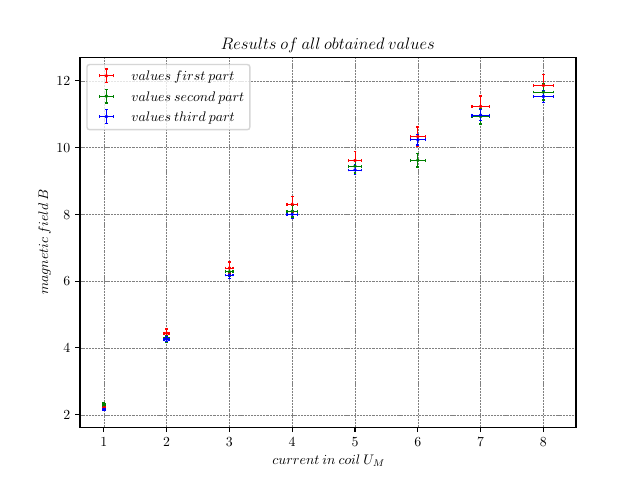

This figure's Python source:
import numpy as np
import matplotlib

matplotlib.rcParams['text.usetex'] = True
import matplotlib.pyplot as plt

fig = plt.figure()
x1 = [8, 7, 6, 5, 4, 3, 2, 1]
y1 = [11.86, 11.23, 10.33, 9.61, 8.3, 6.39, 4.44, 2.21]
xerr1 = [0.16, 0.14, 0.12, 0.1, 0.08, 0.06, 0.04, 0.02]
yerr1 = [0.33, 0.31, 0.28, 0.27, 0.23, 0.18, 0.12, 0.06]
x2 = [8, 7, 6, 5, 4, 3, 2, 1]
y2 = [11.66, 10.93, 9.62, 9.44, 8.09, 6.28, 4.27, 2.3]
xerr2 = [0.16, 0.14, 0.12, 0.1, 0.08, 0.06, 0.04, 0.02]
yerr2 = [0.24, 0.23, 0.2, 0.2, 0.17, 0.13, 0.09, 0.05]
x3 = [8, 7, 6, 5, 4, 3, 2, 1]
y3 = [11.53, 10.97, 10.23, 9.33, 8, 6.18, 4.26, 2.16]
xerr3 = [0.16, 0.14, 0.12, 0.1, 0.08, 0.06, 0.04, 0.02]
yerr3 = [0.17533562993584617, 0.1668197623934287, 0.15556665171237696, 0.14188043601920597, 0.1216552506059644, 0.09397868109310749, 0.06478142094767604, 0.032846917663610385]

plt.errorbar(x=x1, y=y1, xerr=xerr1, yerr=yerr1, fmt='.r', elinewidth=0.5, markersize=2.5, capsize=1, color="black",
             label=r'$values\:first\:part$')
plt.errorbar(x=x2, y=y2, xerr=xerr2, yerr=yerr2, fmt='.g', elinewidth=0.5, markersize=2.5, capsize=1, color="black",
             label=r'$values\:second\:part$')
plt.errorbar(x=x3, y=y3, xerr=xerr3, yerr=yerr3, fmt='.b', elinewidth=0.5, markersize=2.5, capsize=1, color="black",
             label=r'$values\:third\:part$')
plt.ylabel(r'$magnetic\:field\:B$')
plt.xlabel(r'$current\:in\:coil\:U_M$')
plt.title(r'$Results\:of\:all\:obtained\:values$')
plt.grid(color='grey', linestyle='--', linewidth=0.2)
plt.legend(loc='best')
plt.savefig('plot_all.pdf')
plt.show()